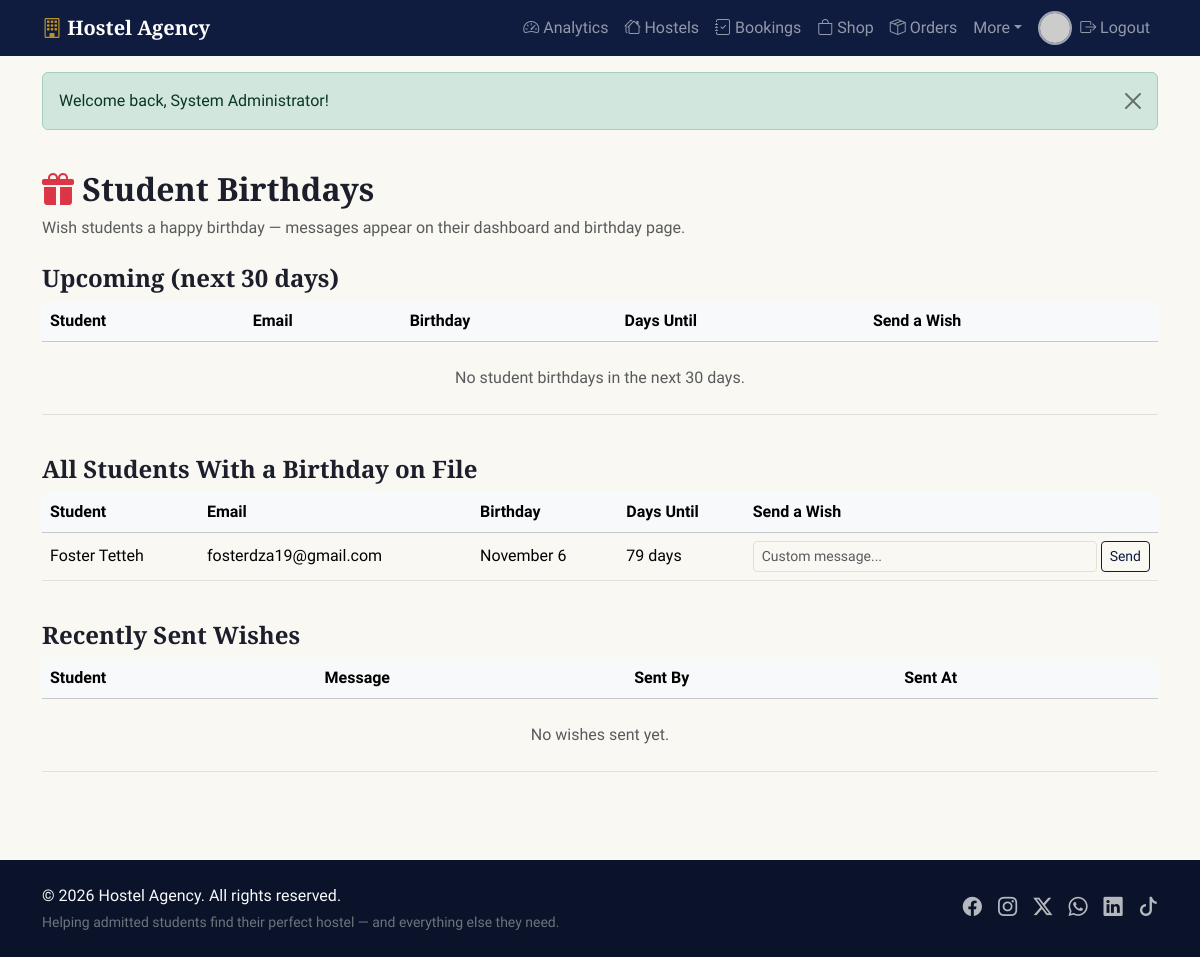
The page /admin/birthdays.php (signed in) on the database its author committed.
### tables this page shows
CREATE TABLE `users` (
  `id` int(11) NOT NULL,
  `full_name` varchar(120) NOT NULL,
  `email` varchar(150) NOT NULL,
  `phone` varchar(30) DEFAULT NULL,
  `password` varchar(255) NOT NULL,
  `student_id` varchar(50) DEFAULT NULL,
  `date_of_birth` date DEFAULT NULL,
  `profile_picture` varchar(255) DEFAULT NULL,
  `role` enum('student','admin') NOT NULL DEFAULT 'student',
  `created_at` timestamp NOT NULL DEFAULT current_timestamp()
);

### includes/functions.php (called while the page is built, shortened)
<?php
function h($str) {
    return htmlspecialchars($str ?? '', ENT_QUOTES, 'UTF-8');
}
function days_until_birthday($dob) {
    try {
        $today = new DateTime('today');
        $bday = new DateTime($dob);
        $next = new DateTime($today->format('Y') . '-' . $bday->format('m') . '-' . $bday->format('d'));
        return (int)$today->diff($next)->days;
    } catch (Exception $e) {
        return null;
    }
}
function format_birthday($dob) {
    try {
        return (new DateTime($dob))->format('F j');
    } catch (Exception $e) {
        return '';
    }
}
function get_students_with_birthdays($pdo) {
    $stmt = $pdo->query("SELECT id, full_name, email, date_of_birth FROM users
        WHERE role = 'student' AND date_of_birth IS NOT NULL");
    $students = $stmt->fetchAll();
    foreach ($students as &$s) {
        $s['days_until'] = days_until_birthday($s['date_of_birth']);
    }
    usort($students, fn($a, $b) => $a['days_until'] <=> $b['days_until']);
    return $students;
}

### admin/birthdays.php (the view, shortened to what this page needs)
<?php
require_once __DIR__ . '/../includes/functions.php';
$students = get_students_with_birthdays($pdo);
$upcoming = array_filter($students, fn($s) => $s['days_until'] > 0 && $s['days_until'] <= 30);
$recentWishes = $pdo->query("SELECT bw.*, u.full_name AS student_name, s.full_name AS sender_name
    FROM birthday_wishes bw
    JOIN users u ON u.id = bw.user_id
    LEFT JOIN users s ON s.id = bw.sent_by
    ORDER BY bw.sent_at DESC LIMIT 10")->fetchAll();
require __DIR__ . '/../includes/header.php';
?>
<div class="container py-4">
  <h2><i class="bi bi-gift-fill text-danger"></i> Student Birthdays</h2>
  <p class="text-muted">Wish students a happy birthday — messages appear on their dashboard and birthday page.</p>
  <h4 class="mt-4">Upcoming (next 30 days)</h4>
  <div class="table-responsive mb-4">
    <table class="table table-hover bg-white align-middle">
      <thead class="table-light">
        <tr><th>Student</th><th>Email</th><th>Birthday</th><th>Days Until</th><th>Send a Wish</th></tr>
      </thead>
      <tbody>
        <?php if (!$upcoming): ?>
          <tr><td colspan="5" class="text-center text-muted py-4">No student birthdays in the next 30 days.</td></tr>
        <?php endif; ?>
      </tbody>
    </table>
  </div>
  <h4>All Students With a Birthday on File</h4>
  <div class="table-responsive mb-4">
    <table class="table table-hover bg-white align-middle">
      <thead class="table-light">
        <tr><th>Student</th><th>Email</th><th>Birthday</th><th>Days Until</th><th>Send a Wish</th></tr>
      </thead>
      <tbody>
        <?php foreach ($students as $s): ?>
          <tr>
            <td><?= h($s['full_name']) ?></td>
            <td><?= h($s['email']) ?></td>
            <td><?= h(format_birthday($s['date_of_birth'])) ?></td>
            <td><?= (int)$s['days_until'] ?> day<?= $s['days_until'] == 1 ? '' : 's' ?></td>
            <td>
              <form method="post" action="<?= BASE_URL ?>/admin/birthday_send.php" class="d-flex gap-1">
                <input type="text" class="form-control form-control-sm" name="message" placeholder="Custom message..." style="min-width:220px;">
                <button class="btn btn-sm btn-outline-primary">Send</button>
              </form>
            </td>
          </tr>
        <?php endforeach; ?>
      </tbody>
    </table>
  </div>
  <h4>Recently Sent Wishes</h4>
  <div class="table-responsive">
    <table class="table bg-white align-middle">
      <thead class="table-light"><tr><th>Student</th><th>Message</th><th>Sent By</th><th>Sent At</th></tr></thead>
      <tbody>
        <?php if (!$recentWishes): ?>
          <tr><td colspan="4" class="text-center text-muted py-4">No wishes sent yet.</td></tr>
        <?php endif; ?>
      </tbody>
    </table>
  </div>
</div>
<?php require __DIR__ . '/../includes/footer.php'; ?>

### assets/css/style.css (style rules this page uses)
:root { --navy: #0f1c3f; --navy-dark: #0a1329; --navy-light: #24365f; --gold: #b8912c; --gold-dark: #97731f; --gold-light: #d9b95c; --cream: #faf8f3; --card-bg: #ffffff; --border-subtle: #e5e0d5; --text-dark: #1c1f2b; --text-muted: #6b7280; --bs-body-bg: var(--cream); --bs-body-color: var(--text-dark); --bs-border-color: var(--border-subtle); --bs-primary: var(--navy); --bs-primary-rgb: 15, 28, 63; --bs-warning: var(--gold); --bs-warning-rgb: 184, 145, 44; --bs-link-color: var(--navy); --bs-link-hover-color: var(--gold-dark); }
body { background-color: var(--cream); font-family: 'Source Sans 3', 'Segoe UI', Roboto, Arial, sans-serif; color: var(--text-dark); }
h1, h2, h3, h4, .navbar-brand { font-family: 'Playfair Display', Georgia, 'Times New Roman', serif; font-weight: 700; }
.btn-outline-primary { color: var(--navy); border-color: var(--navy); }
.table-responsive { border-radius: 8px; overflow: hidden; }

### rows shown on the page
users: full_name "Foster Tetteh", email "fosterdza19@gmail.com", date_of_birth "November 6", days_until "79"

### other values the page prints
$flash['message'] "Welcome back, System Administrator!"
